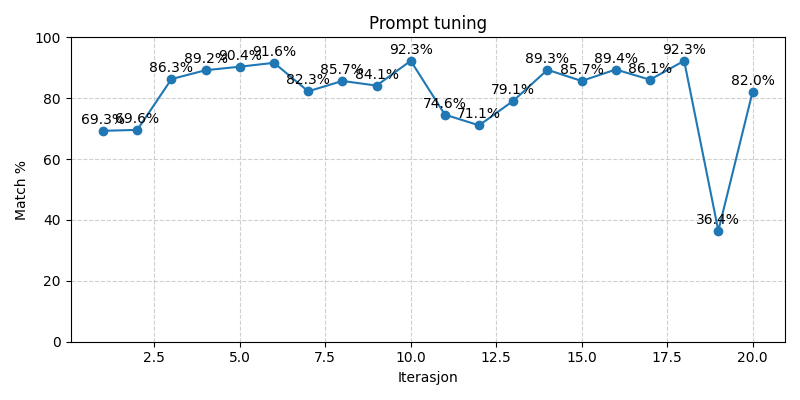

Here is the Python script that generated this plot:
#!/usr/bin/env python3
"""Utility to run prompt tuning and generate an annotated plot."""

import argparse
import json
from pathlib import Path
import matplotlib
matplotlib.use("Agg")
import matplotlib.pyplot as plt

from prompt_tuning import tune_prompt


def save_results(prompts, outputs, matches, path):
    """Save tuning results as JSON."""
    data = [
        {"iteration": i, "prompt": p, "output": o, "match": m}
        for i, (p, o, m) in enumerate(zip(prompts, outputs, matches), 1)
    ]
    with open(path, "w", encoding="utf-8") as f:
        json.dump(data, f, ensure_ascii=False, indent=2)


def plot_results(matches, out_file):
    """Plot match percentages with annotations."""
    plt.figure(figsize=(8, 4))
    x = list(range(1, len(matches) + 1))
    plt.plot(x, matches, marker="o", linestyle="-", color="tab:blue")
    for xi, yi in zip(x, matches):
        plt.annotate(f"{yi:.1f}%", (xi, yi), textcoords="offset points", xytext=(0, 5), ha="center")
    plt.xlabel("Iterasjon")
    plt.ylabel("Match %")
    plt.title("Prompt tuning")
    plt.ylim(0, 100)
    plt.grid(True, linestyle="--", alpha=0.6)
    plt.tight_layout()
    plt.savefig(out_file)
    print(f"Plot lagret til {out_file}")


def main():
    parser = argparse.ArgumentParser(description="Kjør prompt tuning og lagre plott")
    parser.add_argument("--prompt", default="Løs denne oppgaven")
    parser.add_argument("--input_text", default="x**2 + 8x + 16 = 0")
    parser.add_argument(
        "--target_text",
        default="Vi benytter abc-formelen og setter a=1, b=8 og c=16.",
    )
    parser.add_argument("--iterations", type=int, default=5)
    parser.add_argument("--plot", default="prompt_tuning_plot.png", help="Fil for lagring av plott")
    parser.add_argument("--json", default=None, help="Valgfri fil for å lagre detaljer som JSON")
    args = parser.parse_args()

    prompts, outputs, matches = tune_prompt(
        args.prompt, args.input_text, args.target_text, args.iterations
    )
    plot_results(matches, args.plot)

    if args.json:
        save_results(prompts, outputs, matches, args.json)
        print(f"Resultater lagret til {args.json}")


if __name__ == "__main__":
    main()
